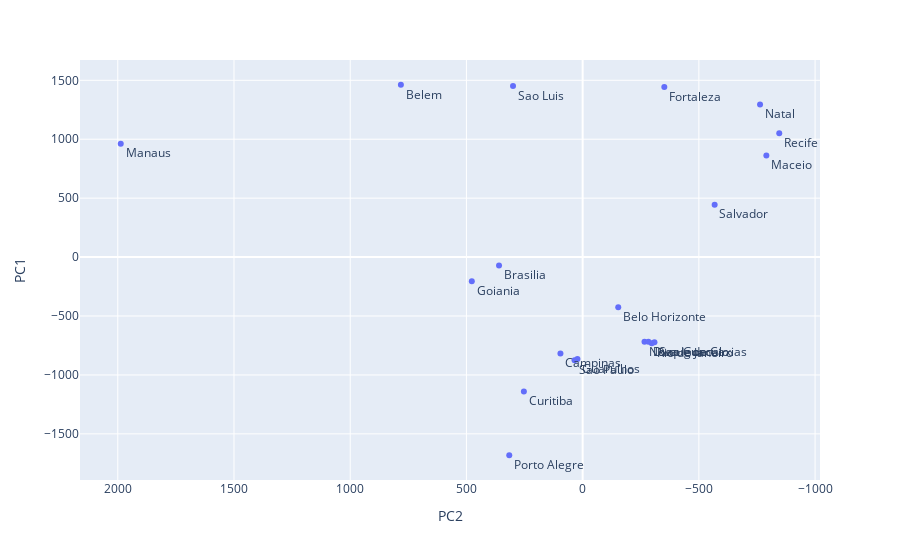

Notebook cell for this chart:
### Code cell
fig1

### Figure 1 — Plotly figure (JSON) as saved in the notebook; plotly's stock layout.template omitted (floating-point values rounded to 4 significant figures)
{"data": [{"hovertemplate": "PC2=%{x}<br>PC1=%{y}<br>text=%{text}<extra></extra>", "legendgroup": "", "marker": {"color": "#636efa", "symbol": "circle"}, "mode": "markers+text", "name": "", "orientation": "v", "showlegend": false, "text": ["Sao Paulo", "Rio de Janeiro", "Salvador", "Belo Horizonte", "Fortaleza", "Brasilia", "Curitiba", "Manaus", "Recife", "Belem", "Porto Alegre", "Guarulhos", "Goiania", "Campinas", "Nova Iguacu", "Maceio", "Sao Goncalo", "Sao Luis", "Duque de Caxias", "Natal"], "textposition": "bottom right", "type": "scatter", "x": [34.81, -297.3, -567.9, -153.1, -351.3, 359.8, 252.9, 1987.0, -845.8, 782.0, 315.7, 22.41, 476.9, 95.6, -266.1, -790.3, -308.9, 299.5, -283.0, -763.2], "xaxis": "x", "y": [-874.8, -732.0, 445.0, -424.9, 1444.0, -71.26, -1141.0, 961.9, 1051.0, 1462.0, -1681.0, -864.1, -206.0, -818.6, -719.4, 862.9, -721.6, 1452.0, -719.2, 1295.0], "yaxis": "y"}], "layout": {"legend": {"tracegroupgap": 0}, "margin": {"t": 60}, "xaxis": {"anchor": "y", "autorange": "reversed", "domain": [0, 1], "title": {"text": "PC2"}}, "yaxis": {"anchor": "x", "domain": [0, 1], "title": {"text": "PC1"}}}}
